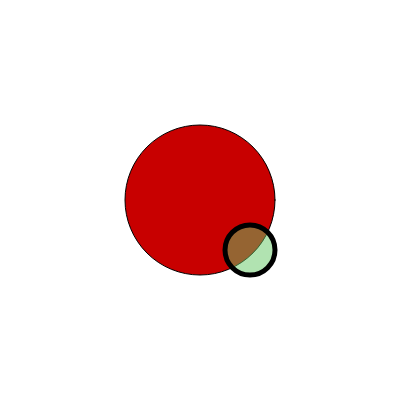
Frame 1 (no input)
Frame 60 (no input): identical to frame 1, image omitted
Frame 120 (the mouse pressed at the canvas centre since frame 60): identical to frame 1, image omitted

The p5.js sketch that drew this single still picture (run headless with seeded random() and noise() and a simulated clock; from frame 60 on, the mouse is pressed at the canvas centre):

// p5.js sketch
// ── sketch.js
function setup() {
  createCanvas(400,400);
}

function draw(){
  background(255);

  stroke('black');
  strokeWeight(1);
  fill(200, 0, 0);
  circle(200, 200, 150);

  stroke(0);
  strokeWeight(5);
  fill('rgba(100, 200, 100, 0.5)');
  circle(250, 250, 50);
}
